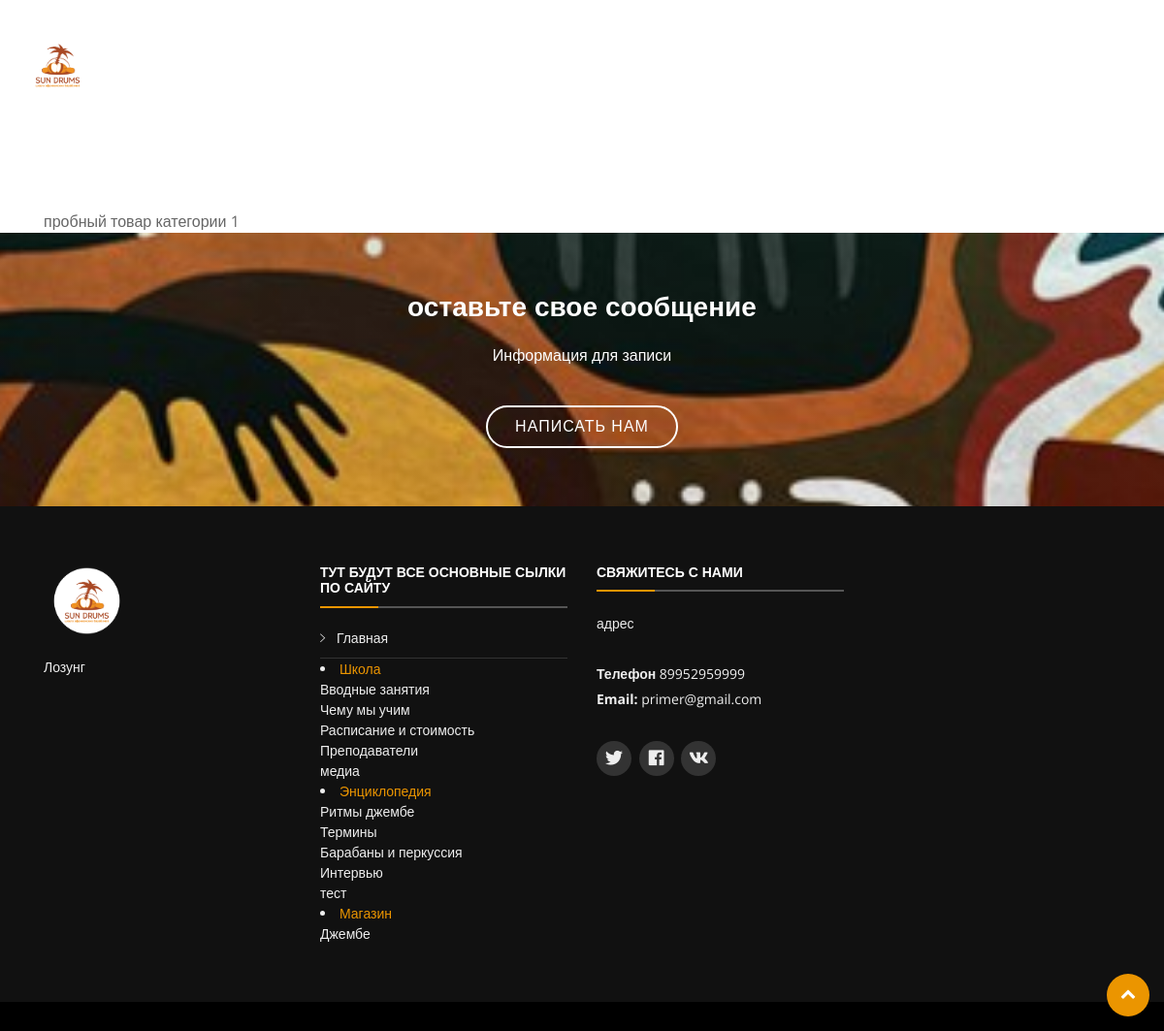
Page /product_page/1/ on the committed database.
### sundrums_admin/models.py (models this page shows, shortened)
class tipe_product(models.Model):
      name = models.CharField(      max_length = 64, blank=True,   null=True, default= ' ', verbose_name= 'имя товара ' )
      info_product = HTMLField(        blank=True,   null=True, default= ' ', verbose_name= ' описание' )
      image = models.ImageField(      blank=True,    upload_to='static/media/kproduct_images/', help_text = 'фото преподователя',   verbose_name=  'фото товара' )
      categories_product = models.ForeignKey(categories_product, on_delete=models.SET_NULL, related_name = 'product',   null=True,         verbose_name= 'категория товара' )
      is_active = models.BooleanField(              default='True', verbose_name= 'вкл?' )
      class Meta:
        verbose_name = 'Товар'
        verbose_name_plural = 'Товары'

class Post_categories(models.Model):
      name = models.CharField(      max_length = 64, blank=True,   null=True, default= ' ', verbose_name= 'имя категории в навигации ' )
      description = HTMLField(        blank=False,   null=True, default= ' ', verbose_name= 'описание категории сюда можно поместить целую статью в html ' )
      image = models.ImageField(      blank=True,    upload_to='static/media/categories_images/', help_text = 'загрузите сюда изображение для категории это будет в плитках навигации',   verbose_name= ' главное изображение для категории' )
      is_active = models.BooleanField(              default='True', verbose_name= 'Включить категорию на сайт? ' )
      class Meta:
        verbose_name = 'Категория'
        verbose_name_plural = 'Категории'

class Posts(models.Model):
      name = models.CharField(      max_length = 255, blank=True,   null=True, default= ' ', verbose_name= 'имя статьи кратко это будет в меню навигации' )
      image = models.ImageField(      blank=True,    upload_to='static/media/post_images/', help_text = 'загрузите сюда изображение для категории это будет в плитках навигации',   verbose_name= ' главное изображение для отдельных статей' )
      description = HTMLField(      blank=True,   null=True, default= ' ', verbose_name= ' все описание статьи можно вставлять код html целиком' )
      categories = models.ForeignKey(Post_categories, on_delete=models.SET_NULL, related_name = 'post' ,  blank=True,   null=True, default= ' ', verbose_name= ' ' )
      is_active = models.BooleanField(              default='True', verbose_name= ' выложить статью на сайт ' )
      class Meta:
        verbose_name = 'Статья'
        verbose_name_plural = 'Статьи'

class helful_information(models.Model):
      name = models.CharField(      max_length = 64, blank=True,   null=True, default= ' ', verbose_name= 'название' )
      description = HTMLField(        blank=True,   null=True, default= ' ', verbose_name= 'описание полное если нужно ' )
      english_name = models.CharField(      max_length = 64, blank=True,   null=True, default= ' ', verbose_name= 'английское название для фильтра ' )
      is_active = models.BooleanField(              default='True', verbose_name= 'вкл? ' )
      name_rus = models.CharField(      max_length = 64, blank=True,   null=True, default= ' ', verbose_name= 'имя на русском без html иногда нужно ' )
      class Meta:
        verbose_name = 'полезная инф.'
        verbose_name_plural = 'полезная инф.'

class socbutton(models.Model):
      name = models.CharField(max_length = 64, blank=True,   null=True, default='None', verbose_name= ' название' )
      link = models.CharField(max_length = 64, blank=True,   null=True, default='None', verbose_name= 'ссылка' )
      icon = models.CharField(max_length = 64, blank=True,   null=True, default='None', verbose_name= 'иконка с fontawesome.com ' )
      is_active = models.BooleanField(              default='True', verbose_name= 'вкл? ' )
      class Meta:
        verbose_name = 'соцкнопка'
        verbose_name_plural = 'соцкнопки'

### sundrums_admin/views.py (the view)
# urls.py: url(r'^product_page/(?P<product_id>\w+)/', views.tipe_product_page, name='product_page'),
def tipe_product_page(request, product_id ):
    boss_say = helful_information.objects.get(english_name = 'boss_say')
    adres = helful_information.objects.get(english_name = 'adres')
    telefon = helful_information.objects.get(english_name = 'telefon')
    email = helful_information.objects.get(english_name = 'email')
    teachers = teacher.objects.filter(is_active=True)
    topics = topic.objects.filter(is_active=True)
    Post_categoriess = Post_categories.objects.filter(is_active=True)
    sliders = slider.objects.filter(is_active=True)
    reviewss = reviews.objects.filter(is_active=True)
    socbuttons = socbutton.objects.filter(is_active=True)
    tipe_product_one=tipe_product.objects.get(id =product_id)
    return render(request, 'product_page_one.html', locals())

### templates/product_page_one.html (shortened to what this page needs)
{%extends "index.html"%}
{%load static%}
{% block content %}
{%include "header.html"%}
  <main id="main">
<br /><br /><br /><br /><br /><br /><br /><br /><br />
<div class="posts_and_video ">
<section style="" id="call-to-action2" class="wow fadeIn ">
<div  class="container">
<div class="row">
<div class="col-sm-3 col-sm-12">
{{tipe_product_one.name}}
</div>
</div>
</div>
</section>
</div>
{%include "write_us_wiget.html"%}
  </main>
{%include "footer.html"%}
{% endblock %}

### templates/header.html (shortened to what this page needs)
{%load static%}
  <header id="header">
    <div class="container-fluid">
      <div id="" class="pull-left">
        <h1><a href="/" class="scrollto">
            <img height="75px" src="{% static 'img/header2.png'%}"></a></h1>
      </div>
      <nav id="nav-menu-container">
        <ul class="nav-menu">
          <li class=""><a href="/">Главная</a></li>
          {% for Post_categoriesmass in Post_categoriess %}
            <li class="menu-has-children"><a href="{% url 'one_post' Post_categoriesmass.id %}">{{Post_categoriesmass.name}}</a>
           {%endfor %}
          </li>
        </ul>
      </nav>
    </div>
  </header>

### templates/footer.html (shortened to what this page needs)
{%load static%}
  <footer id="footer">
    <div class="footer-top">
      <div class="container">
        <div class="row">
          <div class="col-lg-3 col-md-6 footer">
            <h3><img height="75px" src="{% static 'img/header2.png'%}"></h3>
            <p> Лозунг </p>
          </div>
          <div class="col-lg-3 col-md-6 footer-links">
            <h4>Тут будут все основные сылки по сайту</h4>
            <ul>
              <li><i class="ion-ios-arrow-right"></i> <a href="/">Главная</a></li>
            </ul>
            {% for Post_categoriesmass in Post_categoriess %}
            <li class="menu-has-children"><a href="{% url 'one_post' Post_categoriesmass.id %}">{{Post_categoriesmass.name}}</a>
             <ul>
              {% for post in Post_categoriesmass.post.all%}
              <a href="{% url  'one_post_simple' post.id %}">{{post.name}}</a><br />
              {%endfor%}
            </ul>
           {%endfor %}
          </div>
          <div class="col-lg-3 col-md-6 footer-contact">
            <h4>свяжитесь с нами</h4>
            <p>
              {{adres.name_rus}} <br>
               <br>
              <strong>Телефон</strong> {{telefon.name_rus}}<br>
              <strong>Email:</strong> {{email.name_rus}}<br>
            </p>
            <div class="social-links">
{% for socbuttonmass in socbuttons %}
<a href="{{socbuttonmass.link}}" >{{socbuttonmass.icon|safe}}</a>
{%endfor %}
            </div>
          </div>
        </div>
      </div>
    </div>
  </footer>

### static/css/style.css (style rules this page uses)
body { background: #fff; color: #666666; font-family: "Open Sans", sans-serif; }
a { color: #EB9500; transition: 0.5s; }
p { padding: 0; margin: 0 0 30px 0; }
h1, h2, h3, h4, h5, h6 { font-family: "Montserrat", sans-serif; font-weight: 400; margin: 0 0 20px 0; padding: 0; }
#header { padding: 30px 0; height: 92px; position: fixed; left: 0; top: 0; right: 0; transition: all 0.5s; z-index: 997; }
.nav-menu, .nav-menu * { margin: 0; padding: 0; list-style: none; }
.nav-menu li { position: relative; white-space: nowrap; }
.nav-menu > li { float: left; }
.sf-arrows .sf-with-ul { padding-right: 30px; }
.sf-arrows .sf-with-ul:after { content: "\f107"; position: absolute; right: 15px; font-family: FontAwesome; font-style: normal; font-weight: normal; }
#nav-menu-container { float: right; margin: 0; }
@media (min-width: 1024px) { #nav-menu-container { padding-right: 60px; } }
.nav-menu a { padding: 0 8px 10px 8px; text-decoration: none; display: inline-block; color: #fff; font-family: "Montserrat", sans-serif; font-weight: 700; font-size: 13px; text-transform: uppercase; outline: none; }
.nav-menu > li { margin-left: 10px; }
#mobile-nav { position: fixed; top: 0; padding-top: 18px; bottom: 0; z-index: 998; background: rgba(0, 0, 0, 0.8); left: -260px; width: 260px; overflow-y: auto; transition: 0.4s; }
#mobile-nav ul { padding: 0; margin: 0; list-style: none; }
#mobile-nav ul li { position: relative; }
#mobile-nav ul li a { color: #fff; font-size: 13px; text-transform: uppercase; overflow: hidden; padding: 10px 22px 10px 15px; position: relative; text-decoration: none; width: 100%; display: block; outline: none; font-weight: 700; font-family: "Montserrat", sans-serif; }
#footer { background: #000; padding: 0 0 30px 0; color: #eee; font-size: 14px; }
#footer .footer-top { background: #111; padding: 60px 0 30px 0; }
#footer .footer-top .social-links a { font-size: 18px; display: inline-block; background: #333; color: #eee; line-height: 1; padding: 8px 0; margin-right: 4px; border-radius: 50%; text-align: center; width: 36px; height: 36px; transition: 0.3s; }
#footer .footer-top h4 { font-size: 14px; font-weight: bold; color: #fff; text-transform: uppercase; position: relative; padding-bottom: 12px; }
#footer .footer-top h4::before, #footer .footer-top h4::after { content: ''; position: absolute; left: 0; bottom: 0; height: 2px; }
#footer .footer-top h4::before { right: 0; background: #555; }
#footer .footer-top h4::after { background: #EB9500; width: 60px; }
#footer .footer-top .footer-links { margin-bottom: 30px; }
#footer .footer-top .footer-links ul { list-style: none; padding: 0; margin: 0; }
#footer .footer-top .footer-links ul i { padding-right: 8px; color: #ddd; }
#footer .footer-top .footer-links ul li { border-bottom: 1px solid #333; padding: 10px 0; }
#footer .footer-top .footer-links ul li:first-child { padding-top: 0; }
#footer .footer-top .footer-links ul a { color: #eee; }
#footer .footer-top .footer-contact { margin-bottom: 30px; }
#footer .footer-top .footer-contact p { line-height: 26px; }

### rows in the picture
tipe_product: name "пробный товар категории 1"
Post_categories: name "Школа"
Posts: name "Вводные занятия"
Posts: name "Чему мы учим"
Posts: name "Расписание и стоимость"
Posts: name "Преподаватели"
Posts: name "медиа"
Post_categories: name "Энциклопедия"
Posts: name "Ритмы джембе"
Posts: name "Термины"
Posts: name "Барабаны и перкуссия"
Posts: name "Интервью"
Posts: name "тест"
Post_categories: name "Магазин"
Posts: name "Джембе"
helful_information: name_rus "адрес"
helful_information: name_rus "89952959999"
helful_information: name_rus "primer@gmail.com"
